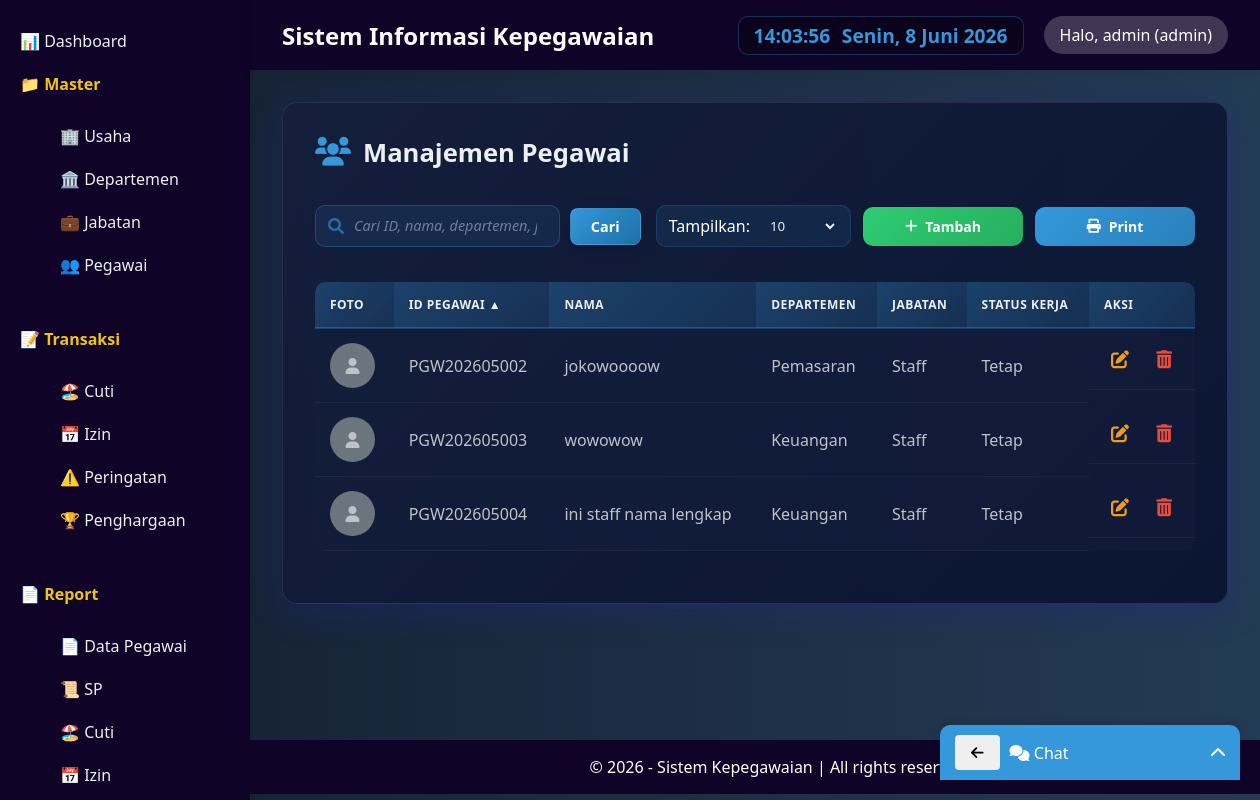
Page /index.php?page=pegawai (signed in) on the committed database.
### tables this page shows
CREATE TABLE `tbl_pegawai` (
  `id_pegawai` varchar(15) NOT NULL,
  `id_departemen` varchar(10) DEFAULT NULL,
  `id_jabatan` varchar(10) DEFAULT NULL,
  `nama` varchar(100) NOT NULL,
  `alamat` text DEFAULT NULL,
  `telepon` varchar(20) DEFAULT NULL,
  `email` varchar(100) DEFAULT NULL,
  `gaji` decimal(12,2) DEFAULT NULL,
  `status_pernikahan` enum('Menikah','Belum','Berpisah') DEFAULT NULL,
  `jenis_kelamin` enum('Laki-Laki','Perempuan') DEFAULT NULL,
  `status_kerja` enum('Tetap','Kontrak','Pensiun','Keluar') DEFAULT NULL,
  `jumlah_cuti` int(11) DEFAULT 0,
  `jenjang_pendidikan` enum('SD','SMP','SMA','SMK','D1','D2','D3','D4','S1','S2','S3') DEFAULT NULL,
  `tgl_mulai_kerja` date DEFAULT NULL,
  `foto` varchar(255) DEFAULT NULL,
  `created_at` timestamp NOT NULL DEFAULT current_timestamp()
);

CREATE TABLE `tbl_departemen` (
  `id_departemen` varchar(10) NOT NULL,
  `departemen` varchar(100) NOT NULL,
  `created_at` timestamp NOT NULL DEFAULT current_timestamp()
);

CREATE TABLE `tbl_jabatan` (
  `id_jabatan` varchar(10) NOT NULL,
  `jabatan` varchar(100) NOT NULL,
  `created_at` timestamp NOT NULL DEFAULT current_timestamp()
);

### classes/Database.php (called while the page is built)
<?php
class Database {
    private static $instance = null;
    private $conn;
    private function __construct() {
        try {
            $this->conn = new PDO("mysql:host=".DB_HOST.";dbname=".DB_NAME, DB_USER, DB_PASS);
            $this->conn->setAttribute(PDO::ATTR_ERRMODE, PDO::ERRMODE_EXCEPTION);
        } catch(PDOException $e) {
            die("Koneksi gagal: " . $e->getMessage());
        }
    }
    public static function getInstance() {
        if (self::$instance == null) self::$instance = new Database();
        return self::$instance;
    }
    public function getConnection() {
        return $this->conn;
    }
}
?>

### classes/Pegawai.php (called while the page is built, shortened)
<?php
class Pegawai {
    private $db;
    public function __construct() {
        $this->db = Database::getInstance()->getConnection();
    }
    public function getData($search = '', $orderBy = 'p.id_pegawai', $orderDir = 'ASC', $limit = 10, $offset = 0) {
        $allowedColumns = ['p.id_pegawai', 'p.nama', 'd.departemen', 'j.jabatan', 'p.status_kerja', 'p.created_at'];
        $orderDir = strtoupper($orderDir) === 'DESC' ? 'DESC' : 'ASC';
        $sql = "SELECT p.*, d.departemen, j.jabatan
                FROM tbl_pegawai p
                LEFT JOIN tbl_departemen d ON p.id_departemen = d.id_departemen
                LEFT JOIN tbl_jabatan j ON p.id_jabatan = j.id_jabatan
                WHERE p.id_pegawai LIKE :search OR p.nama LIKE :search OR d.departemen LIKE :search OR j.jabatan LIKE :search
                ORDER BY $orderBy $orderDir
                LIMIT :limit OFFSET :offset";
        $stmt = $this->db->prepare($sql);
        $searchTerm = "%$search%";
        $stmt->bindParam(':search', $searchTerm);
        $stmt->bindParam(':limit', $limit, PDO::PARAM_INT);
        $stmt->bindParam(':offset', $offset, PDO::PARAM_INT);
        $stmt->execute();
        return $stmt->fetchAll(PDO::FETCH_ASSOC);
    }
}
?>

### views/pegawai/index.php (the view, shortened to what this page needs)
<?php
$search = isset($_GET['search']) ? trim($_GET['search']) : '';
$sort = isset($_GET['sort']) ? $_GET['sort'] : 'p.id_pegawai';
$order = isset($_GET['order']) && $_GET['order'] == 'desc' ? 'desc' : 'asc';
$limit = isset($_GET['limit']) ? $_GET['limit'] : 10;
$page = isset($_GET['page_num']) ? max(1, (int)$_GET['page_num']) : 1;
if ($limit === 'all') {
    $limitValue = 999999;
    $offset = 0;
} else {
    $limitValue = (int)$limit;
    $offset = ($page - 1) * $limitValue;
}
$pegawai = new Pegawai();
$data = $pegawai->getData($search, $sort, $order, $limitValue, $offset);
include __DIR__ . '/../layouts/header.php';
?>
<link rel="stylesheet" href="https://cdnjs.cloudflare.com/ajax/libs/font-awesome/6.0.0-beta3/css/all.min.css">
<div class="card">
    <h2><i class="fas fa-users"></i> Manajemen Pegawai</h2>
    <div class="toolbar">
        <form method="get" class="search-form">
            <div class="search-box">
                <i class="fas fa-search"></i>
                <input type="text" name="search" placeholder="Cari ID, nama, departemen, jabatan..." value="<?= htmlspecialchars($search) ?>">
            </div>
            <button type="submit">Cari</button>
        </form>
        <div class="filter-add">
            <div class="filter-form">
                <span>Tampilkan:</span>
                <select name="limit" onchange="this.form.submit()" form="filterForm">
                    <option value="10" <?= $limit == 10 ? 'selected' : '' ?>>10</option>
                </select>
            </div>
            <a href="?page=pegawai&action=tambah" class="btn-add"><i class="fas fa-plus"></i> Tambah</a>
            <a href="views/report/print_pegawai.php?search=<?= urlencode($search) ?>" class="btn-print"><i class="fas fa-print"></i> Print</a>
        </div>
    </div>
    <div class="table-responsive">
        <table class="table">
            <thead>
                <tr>
                    <th>Foto</th>
                    <th><a href="?page=pegawai&search=<?= urlencode($search) ?>&sort=p.id_pegawai&order=<?= $sort == 'p.id_pegawai' && $order == 'asc' ? 'desc' : 'asc' ?>&limit=<?= $limit ?>&page_num=<?= $page ?>">ID Pegawai <?= $sort == 'p.id_pegawai' ? ($order == 'asc' ? '▲' : '▼') : '' ?></a></th>
                    <th><a href="?page=pegawai&search=<?= urlencode($search) ?>&sort=p.nama&order=<?= $sort == 'p.nama' && $order == 'asc' ? 'desc' : 'asc' ?>&limit=<?= $limit ?>&page_num=<?= $page ?>">Nama <?= $sort == 'p.nama' ? ($order == 'asc' ? '▲' : '▼') : '' ?></a></th>
                    <th><a href="?page=pegawai&search=<?= urlencode($search) ?>&sort=d.departemen&order=<?= $sort == 'd.departemen' && $order == 'asc' ? 'desc' : 'asc' ?>&limit=<?= $limit ?>&page_num=<?= $page ?>">Departemen <?= $sort == 'd.departemen' ? ($order == 'asc' ? '▲' : '▼') : '' ?></a></th>
                    <th><a href="?page=pegawai&search=<?= urlencode($search) ?>&sort=j.jabatan&order=<?= $sort == 'j.jabatan' && $order == 'asc' ? 'desc' : 'asc' ?>&limit=<?= $limit ?>&page_num=<?= $page ?>">Jabatan <?= $sort == 'j.jabatan' ? ($order == 'asc' ? '▲' : '▼') : '' ?></a></th>
                    <th><a href="?page=pegawai&search=<?= urlencode($search) ?>&sort=p.status_kerja&order=<?= $sort == 'p.status_kerja' && $order == 'asc' ? 'desc' : 'asc' ?>&limit=<?= $limit ?>&page_num=<?= $page ?>">Status Kerja <?= $sort == 'p.status_kerja' ? ($order == 'asc' ? '▲' : '▼') : '' ?></a></th>
                    <th width="100">Aksi</th>
                </tr>
            </thead>
            <tbody>
                <?php if (count($data) > 0): ?>
                    <?php foreach ($data as $row): ?>
                    <tr>
                        <td class="foto-cell">
                            <?php
                            $fotoFile = $row['foto'];
                            if (!empty($fotoFile)) {
                                $fotoPath = $_SERVER['DOCUMENT_ROOT'] . '/proyek_kepegawaian/assets/uploads/' . $fotoFile;
                                if (file_exists($fotoPath)) {
                                    echo '<img src="' . BASE_URL . 'assets/uploads/' . $fotoFile . '" class="rounded-circle" width="45" height="45" style="object-fit: cover;">';
                                } else {
                                    echo '<div class="bg-secondary rounded-circle d-inline-flex align-items-center justify-content-center" style="width:45px;height:45px;"><i class="fas fa-user text-white"></i></div>';
                                }
                            } else {
                                echo '<div class="bg-secondary rounded-circle d-inline-flex align-items-center justify-content-center" style="width:45px;height:45px;"><i class="fas fa-user text-white"></i></div>';
                            }
                            ?>
                        </td>
                        <td><?= htmlspecialchars($row['id_pegawai']) ?></td>
                        <td><?= htmlspecialchars($row['nama']) ?></td>
                        <td><?= htmlspecialchars($row['departemen']) ?></td>
                        <td><?= htmlspecialchars($row['jabatan']) ?></td>
                        <td><?= $row['status_kerja'] ?></td>
                        <td class="actions">
                            <a href="?page=pegawai&edit=<?= $row['id_pegawai'] ?>&search=<?= urlencode($search) ?>&sort=<?= $sort ?>&order=<?= $order ?>&limit=<?= $limit ?>&page_num=<?= $page ?>" class="btn-edit" title="Edit"><i class="fas fa-edit"></i></a>
                            <a href="#" class="btn-delete" data-id="<?= $row['id_pegawai'] ?>" title="Hapus"><i class="fas fa-trash-alt"></i></a>
                        </td>
                    </tr>
                    <?php endforeach; ?>
                <?php else: ?>
                    <tr><td colspan="7" class="text-center">Tidak ada data pegawai</td></tr>
                <?php endif; ?>
            </tbody>
        </table>
    </div>
</div>
<?php include __DIR__ . '/../layouts/footer.php'; ?>

### assets/css/style.css (style rules this page uses)
* { margin: 0; padding: 0; box-sizing: border-box; font-family: 'Segoe UI', Tahoma, Geneva, Verdana, sans-serif; }
body { background: linear-gradient(to right, #141e30, #243b55) }
.card { background: linear-gradient(135deg, rgba(20, 30, 60, 0.95), rgba(10, 20, 50, 0.95)); backdrop-filter: blur(10px); border-radius: 15px; padding: 2rem; margin-bottom: 2rem; box-shadow: 0 8px 32px rgba(31, 38, 135, 0.37); border: 1px solid rgba(255, 255, 255, 0.1); color: white; transition: all 0.3s ease; }
table { width: 100%; border-collapse: collapse; }
th, td { padding: 12px 15px; text-align: left; border-bottom: 1px solid rgba(255, 255, 255, 0.1); color: white; }
th { background: rgba(52, 152, 219, 0.3); color: #ecf0f1; font-weight: 600; letter-spacing: 0.5px; }
tr { transition: all 0.2s ease; }
.btn, button { display: inline-block; padding: 8px 16px; border-radius: 4px; border: none; cursor: pointer; font-size: 0.9rem; }
input, select, textarea { width: 100%; padding: 10px; margin: 5px 0 15px; border: 1px solid #ddd; border-radius: 5px; }
.toolbar { display: flex; justify-content: space-between; align-items: center; flex-wrap: wrap; gap: 15px; margin: 20px 0; padding: 15px 0; }
.search-form { flex: 1; min-width: 250px; display: flex; align-items: center; gap: 10px; }
.search-box { display: flex; align-items: center; background: rgba(52, 152, 219, 0.1); border: 1px solid rgba(52, 152, 219, 0.3); border-radius: 10px; padding: 0 12px; height: 42px; flex: 1; max-width: 400px; }
.search-box i { color: rgba(52, 152, 219, 0.6); }
.search-box input { flex: 1; border: none; background: transparent; padding: 0 10px; margin: 0; height: 40px; color: #ecf0f1; outline: none; }
.search-box input::placeholder { color: rgba(255, 255, 255, 0.4); font-style: italic; font-size: 0.9rem; }
.search-form button { background: linear-gradient(135deg, #3498db, #1d6fa5); border: 1px solid rgba(255, 255, 255, 0.1); color: white; padding: 8px 20px; border-radius: 8px; cursor: pointer; font-weight: 600; transition: all 0.3s cubic-bezier(0.4, 0, 0.2, 1); white-space: nowrap; box-shadow: 0 4px 15px rgba(0, 0, 0, 0.2); }
.filter-add { display: flex; gap: 12px; align-items: center; }
.filter-form { display: flex; align-items: center; gap: 8px; background: rgba(52, 152, 219, 0.1); padding: 0 12px; border-radius: 10px; height: 42px; border: 1px solid rgba(52, 152, 219, 0.2); }
.filter-form select { border: none; background: transparent; color: #ecf0f1; padding: 0 8px; margin: 0; cursor: pointer; outline: none; height: 100%; }
.filter-form select option { background: #1a1a2e; color: white; }
.btn-add, .btn-print { background: linear-gradient(135deg, #2ecc71, #27ae60); border: none; color: white; padding: 10px 18px; min-width: 160px; border-radius: 10px; cursor: pointer; display: inline-flex; align-items: center; justify-content: center; gap: 8px; text-decoration: none; font-weight: 600; font-size: 14px; transition: all 0.3s ease; }
.btn-print { background: linear-gradient(135deg, #3498db, #2980b9); }
.table-responsive { overflow-x: auto; border-radius: 10px; margin: 20px 0; }
.table { width: 100%; border-collapse: collapse; background: rgba(20, 30, 60, 0.5); border-radius: 10px; overflow: hidden; }
.table th { background: linear-gradient(135deg, rgba(52, 152, 219, 0.3), rgba(41, 128, 185, 0.2)); color: #ecf0f1; padding: 14px 15px; text-align: left; font-weight: 600; border-bottom: 2px solid rgba(52, 152, 219, 0.3); text-transform: uppercase; font-size: 12px; letter-spacing: 0.5px; }
.table th a { color: #ecf0f1; text-decoration: none; cursor: pointer; }
.table td { padding: 14px 15px; border-bottom: 1px solid rgba(255, 255, 255, 0.05); color: #bdc3c7; }
.table tbody tr { transition: all 0.2s ease; }
.actions { display: flex; gap: 12px; align-items: center; }
.btn-edit, .btn-delete, .btn-approve, .btn-reject { text-decoration: none; font-size: 18px; cursor: pointer; background: none; border: none; transition: all 0.2s ease; display: inline-flex; align-items: center; justify-content: center; width: 32px; height: 32px; border-radius: 6px; }
.btn-edit { color: #f39c12; }
.btn-delete { color: #e74c3c; }
.card h2 { font-size: 1.6rem; margin-bottom: 20px; color: #ecf0f1; display: flex; align-items: center; gap: 12px; }
.card h2 i { font-size: 1.8rem; color: #3498db; }

### views/pegawai/index.php (style rules this page uses)
.foto-cell .bg-secondary { background-color: #6c757d; display: inline-flex; align-items: center; justify-content: center; width: 45px; height: 45px; border-radius: 50%; }

### rows in the picture
tbl_pegawai: id_pegawai "PGW202605002", nama "jokowoooow", id_departemen.departemen "Pemasaran", id_jabatan.jabatan "Staff", status_kerja "Tetap"
tbl_pegawai: id_pegawai "PGW202605003", nama "wowowow", id_departemen.departemen "Keuangan", id_jabatan.jabatan "Staff", status_kerja "Tetap"
tbl_pegawai: id_pegawai "PGW202605004", nama "ini staff nama lengkap", id_departemen.departemen "Keuangan", id_jabatan.jabatan "Staff", status_kerja "Tetap"

### other values in the picture
Session::get('nama') "admin"
Session::get('role') "admin"
